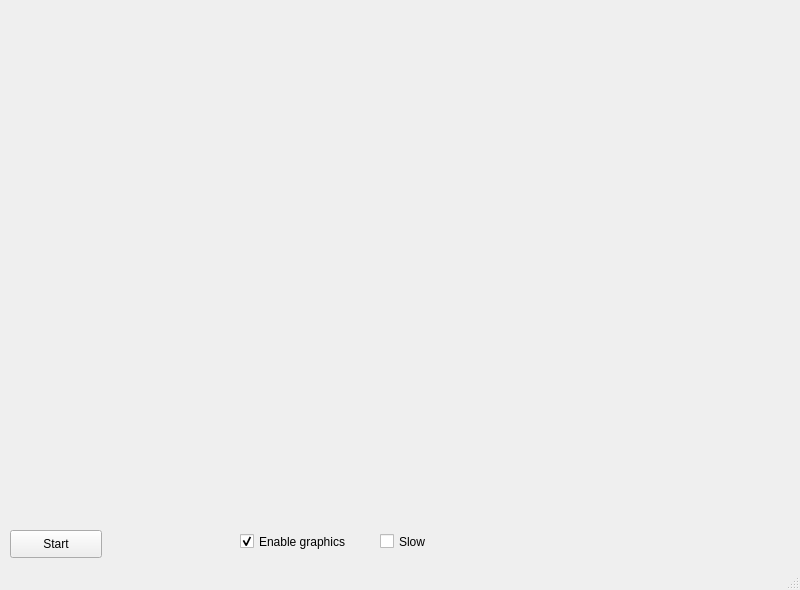
<?xml version="1.0" encoding="UTF-8"?>
<ui version="4.0">
 <class>ODEDialog</class>
 <widget class="QMainWindow" name="ODEDialog">
  <property name="geometry">
   <rect>
    <x>0</x>
    <y>0</y>
    <width>800</width>
    <height>590</height>
   </rect>
  </property>
  <property name="windowTitle">
   <string>MainWindow</string>
  </property>
  <widget class="QWidget" name="mCentralWidget">
   <widget class="CSimVisWidget" name="mGLWidget" native="true">
    <property name="geometry">
     <rect>
      <x>10</x>
      <y>10</y>
      <width>781</width>
      <height>511</height>
     </rect>
    </property>
    <property name="sizePolicy">
     <sizepolicy hsizetype="Expanding" vsizetype="Preferred">
      <horstretch>0</horstretch>
      <verstretch>0</verstretch>
     </sizepolicy>
    </property>
   </widget>
   <widget class="QPushButton" name="mBtnStartPause">
    <property name="geometry">
     <rect>
      <x>10</x>
      <y>530</y>
      <width>92</width>
      <height>28</height>
     </rect>
    </property>
    <property name="sizePolicy">
     <sizepolicy hsizetype="Minimum" vsizetype="Maximum">
      <horstretch>0</horstretch>
      <verstretch>0</verstretch>
     </sizepolicy>
    </property>
    <property name="text">
     <string>Start</string>
    </property>
   </widget>
   <widget class="QCheckBox" name="mCbxEnableGraphics">
    <property name="geometry">
     <rect>
      <x>240</x>
      <y>530</y>
      <width>131</width>
      <height>23</height>
     </rect>
    </property>
    <property name="text">
     <string>Enable graphics</string>
    </property>
    <property name="checked">
     <bool>true</bool>
    </property>
   </widget>
   <widget class="QCheckBox" name="mCbxSlowSimulation">
    <property name="geometry">
     <rect>
      <x>380</x>
      <y>530</y>
      <width>93</width>
      <height>23</height>
     </rect>
    </property>
    <property name="text">
     <string>Slow</string>
    </property>
   </widget>
  </widget>
  <widget class="QStatusBar" name="mStatusBar"/>
 </widget>
 <customwidgets>
  <customwidget>
   <class>CSimVisWidget</class>
   <extends>QWidget</extends>
   <header location="global">SimVisWidget.h</header>
   <container>1</container>
  </customwidget>
 </customwidgets>
 <resources/>
 <connections/>
</ui>
